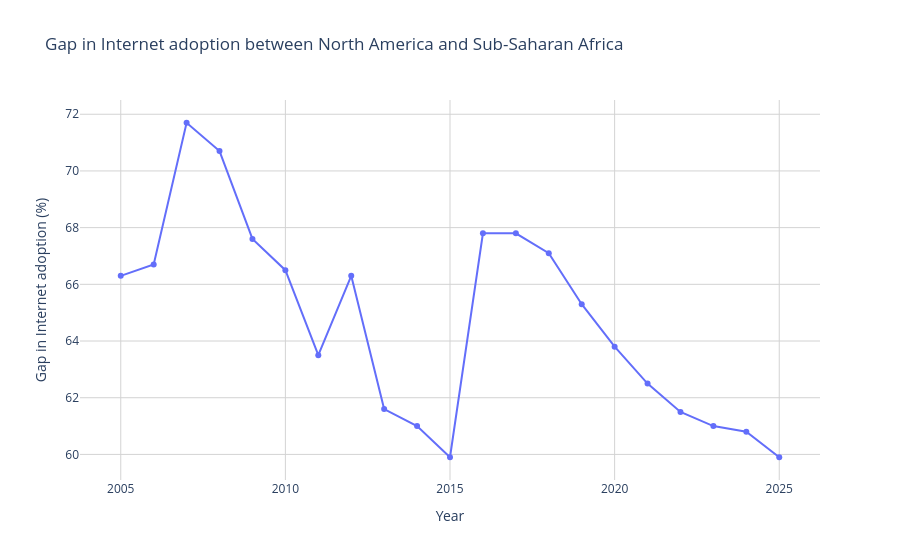

Write notebook code for a chart like this one.
### Code cell
fig = px.line(
    gap_region,
    x=gap_region.index,
    y='gap',
    title='Gap in Internet adoption between North America and Sub-Saharan Africa',
    labels={'gap': 'Gap in Internet adoption (%)', 'Year': 'Year'},
    markers=True
)
fig.update_layout(
    xaxis=dict(showgrid=True, gridcolor='lightgrey', gridwidth=1),
    yaxis=dict(showgrid=True, gridcolor='lightgrey', gridwidth=1),
    plot_bgcolor='white'
)
fig.write_image('../visualizations/gap-in-internet-adoption-region.png')
fig.show()

### Figure 1 — Plotly figure (JSON) as saved in the notebook; plotly's stock layout.template omitted (floating-point values rounded to 4 significant figures)
{"data": [{"hovertemplate": "Year=%{x}<br>Gap in Internet adoption (%)=%{y}<extra></extra>", "legendgroup": "", "line": {"color": "#636efa", "dash": "solid"}, "marker": {"symbol": "circle"}, "mode": "lines+markers", "name": "", "orientation": "v", "showlegend": false, "type": "scatter", "x": [2005, 2006, 2007, 2008, 2009, 2010, 2011, 2012, 2013, 2014, 2015, 2016, 2017, 2018, 2019, 2020, 2021, 2022, 2023, 2024, 2025], "xaxis": "x", "y": [66.3, 66.7, 71.7, 70.7, 67.6, 66.5, 63.5, 66.3, 61.6, 61.0, 59.9, 67.8, 67.8, 67.1, 65.3, 63.8, 62.5, 61.5, 61.0, 60.8, 59.9], "yaxis": "y"}], "layout": {"legend": {"tracegroupgap": 0}, "plot_bgcolor": "white", "title": {"text": "Gap in Internet adoption between North America and Sub-Saharan Africa"}, "xaxis": {"anchor": "y", "domain": [0, 1], "gridcolor": "lightgrey", "gridwidth": 1, "showgrid": true, "title": {"text": "Year"}}, "yaxis": {"anchor": "x", "domain": [0, 1], "gridcolor": "lightgrey", "gridwidth": 1, "showgrid": true, "title": {"text": "Gap in Internet adoption (%)"}}}}
